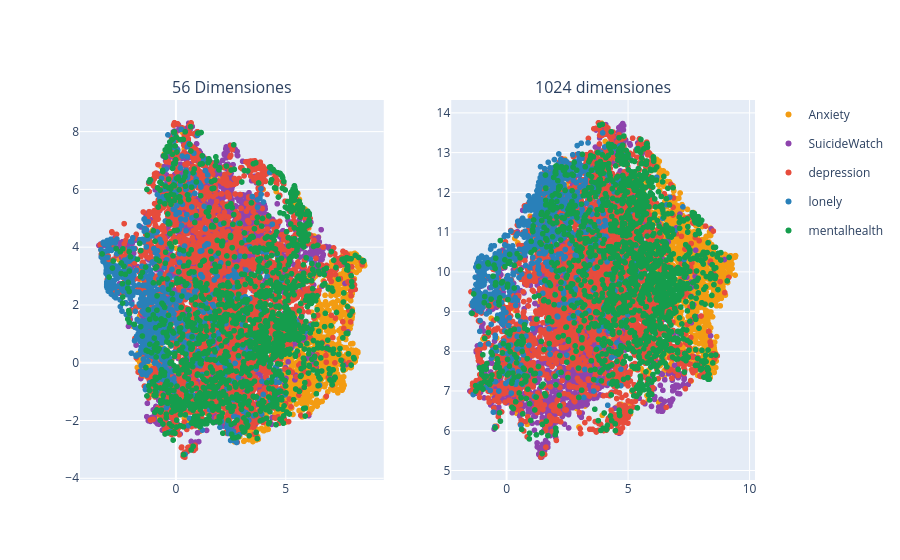

Source (notebook cell):
### Markdown cell above
Se reduce la dimensionalidad con UMAP para facilitar la visualización

### Code cell
def reduce_embeddings(emb_matrix, n_components=2, random_state=42):
    reducer = umap.UMAP(
        n_components=n_components,
        n_neighbors=10,
        min_dist=0.3,
        metric='cosine',
        random_state=random_state
    )
    return reducer.fit_transform(emb_matrix)

coords_56 = reduce_embeddings(X_refined)
coords_1024 = reduce_embeddings(embeddings)

df_viz1 = df.copy()
df_viz1['x'] = coords_56[:, 0]
df_viz1['y'] = coords_56[:, 1]

df_viz2 = df.copy()
df_viz2['x'] = coords_1024[:, 0]
df_viz2['y'] = coords_1024[:, 1]

fig1 = px.scatter(
    df_viz1,
    x = 'x',
    y = 'y',
    color='subreddit',
    hover_data=['year', 'subreddit'],
    labels={
        'x': 'Dimensión 1',
        'y': 'Dimensión 2',
    },
    color_discrete_map={
        'depression': '#e74c3c',
        'Anxiety': '#f39c12',
        'SuicideWatch': '#8e44ad',
        'mentalhealth': "#159d4d",
        'lonely': '#2980b9'
    }
)

fig2 = px.scatter(
    df_viz2,
    x = 'x',
    y = 'y',
    color='subreddit',
    hover_data=['year', 'subreddit'],
    labels={
        'x': 'Dimensión 1',
        'y': 'Dimensión 2',
    },
    color_discrete_map={
        'depression': '#e74c3c',
        'Anxiety': '#f39c12',
        'SuicideWatch': '#8e44ad',
        'mentalhealth': "#159d4d",
        'lonely': '#2980b9'
    }
)

fig = make_subplots(
    rows=1,
    cols=2,
    subplot_titles=("56 Dimensiones", "1024 dimensiones")
)

for trace in fig1.data:
    fig.add_trace(trace, row=1, col=1)

for trace in fig2.data:
    trace.showlegend = False
    fig.add_trace(trace, row=1, col=2)

fig.show()

print("Figura 1: Distribución semántica de usuarios.")

### Figure 1 — Plotly figure (JSON) as saved in the notebook; plotly's stock layout.template omitted (floating-point values rounded to 4 significant figures; data arrays with more than 128 entries replaced by an {"elided": "..."} marker saying what was removed)
{"data": [{"customdata": {"elided": "1529x2 mixed values"}, "hovertemplate": "subreddit=%{customdata[1]}<br>Dimensión 1=%{x}<br>Dimensión 2=%{y}<br>year=%{customdata[0]}<extra></extra>", "legendgroup": "Anxiety", "marker": {"color": "#f39c12", "symbol": "circle"}, "mode": "markers", "name": "Anxiety", "showlegend": true, "type": "scattergl", "x": {"elided": "1529 float values"}, "xaxis": "x", "y": {"elided": "1529 float values"}, "yaxis": "y"}, {"customdata": {"elided": "2595x2 mixed values"}, "hovertemplate": "subreddit=%{customdata[1]}<br>Dimensión 1=%{x}<br>Dimensión 2=%{y}<br>year=%{customdata[0]}<extra></extra>", "legendgroup": "SuicideWatch", "marker": {"color": "#8e44ad", "symbol": "circle"}, "mode": "markers", "name": "SuicideWatch", "showlegend": true, "type": "scattergl", "x": {"elided": "2595 float values"}, "xaxis": "x", "y": {"elided": "2595 float values"}, "yaxis": "y"}, {"customdata": {"elided": "3419x2 mixed values"}, "hovertemplate": "subreddit=%{customdata[1]}<br>Dimensión 1=%{x}<br>Dimensión 2=%{y}<br>year=%{customdata[0]}<extra></extra>", "legendgroup": "depression", "marker": {"color": "#e74c3c", "symbol": "circle"}, "mode": "markers", "name": "depression", "showlegend": true, "type": "scattergl", "x": {"elided": "3419 float values"}, "xaxis": "x", "y": {"elided": "3419 float values"}, "yaxis": "y"}, {"customdata": {"elided": "850x2 mixed values"}, "hovertemplate": "subreddit=%{customdata[1]}<br>Dimensión 1=%{x}<br>Dimensión 2=%{y}<br>year=%{customdata[0]}<extra></extra>", "legendgroup": "lonely", "marker": {"color": "#2980b9", "symbol": "circle"}, "mode": "markers", "name": "lonely", "showlegend": true, "type": "scattergl", "x": {"elided": "850 float values"}, "xaxis": "x", "y": {"elided": "850 float values"}, "yaxis": "y"}, {"customdata": {"elided": "1605x2 mixed values"}, "hovertemplate": "subreddit=%{customdata[1]}<br>Dimensión 1=%{x}<br>Dimensión 2=%{y}<br>year=%{customdata[0]}<extra></extra>", "legendgroup": "mentalhealth", "marker": {"color": "#159d4d", "symbol": "circle"}, "mode": "markers", "name": "mentalhealth", "showlegend": true, "type": "scattergl", "x": {"elided": "1605 float values"}, "xaxis": "x", "y": {"elided": "1605 float values"}, "yaxis": "y"}, {"customdata": {"elided": "1529x2 mixed values"}, "hovertemplate": "subreddit=%{customdata[1]}<br>Dimensión 1=%{x}<br>Dimensión 2=%{y}<br>year=%{customdata[0]}<extra></extra>", "legendgroup": "Anxiety", "marker": {"color": "#f39c12", "symbol": "circle"}, "mode": "markers", "name": "Anxiety", "showlegend": false, "type": "scattergl", "x": {"elided": "1529 float values"}, "xaxis": "x2", "y": {"elided": "1529 float values"}, "yaxis": "y2"}, {"customdata": {"elided": "2595x2 mixed values"}, "hovertemplate": "subreddit=%{customdata[1]}<br>Dimensión 1=%{x}<br>Dimensión 2=%{y}<br>year=%{customdata[0]}<extra></extra>", "legendgroup": "SuicideWatch", "marker": {"color": "#8e44ad", "symbol": "circle"}, "mode": "markers", "name": "SuicideWatch", "showlegend": false, "type": "scattergl", "x": {"elided": "2595 float values"}, "xaxis": "x2", "y": {"elided": "2595 float values"}, "yaxis": "y2"}, {"customdata": {"elided": "3419x2 mixed values"}, "hovertemplate": "subreddit=%{customdata[1]}<br>Dimensión 1=%{x}<br>Dimensión 2=%{y}<br>year=%{customdata[0]}<extra></extra>", "legendgroup": "depression", "marker": {"color": "#e74c3c", "symbol": "circle"}, "mode": "markers", "name": "depression", "showlegend": false, "type": "scattergl", "x": {"elided": "3419 float values"}, "xaxis": "x2", "y": {"elided": "3419 float values"}, "yaxis": "y2"}, {"customdata": {"elided": "850x2 mixed values"}, "hovertemplate": "subreddit=%{customdata[1]}<br>Dimensión 1=%{x}<br>Dimensión 2=%{y}<br>year=%{customdata[0]}<extra></extra>", "legendgroup": "lonely", "marker": {"color": "#2980b9", "symbol": "circle"}, "mode": "markers", "name": "lonely", "showlegend": false, "type": "scattergl", "x": {"elided": "850 float values"}, "xaxis": "x2", "y": {"elided": "850 float values"}, "yaxis": "y2"}, {"customdata": {"elided": "1605x2 mixed values"}, "hovertemplate": "subreddit=%{customdata[1]}<br>Dimensión 1=%{x}<br>Dimensión 2=%{y}<br>year=%{customdata[0]}<extra></extra>", "legendgroup": "mentalhealth", "marker": {"color": "#159d4d", "symbol": "circle"}, "mode": "markers", "name": "mentalhealth", "showlegend": false, "type": "scattergl", "x": {"elided": "1605 float values"}, "xaxis": "x2", "y": {"elided": "1605 float values"}, "yaxis": "y2"}], "layout": {"annotations": [{"font": {"size": 16}, "showarrow": false, "text": "56 Dimensiones", "x": 0.225, "xanchor": "center", "xref": "paper", "y": 1, "yanchor": "bottom", "yref": "paper"}, {"font": {"size": 16}, "showarrow": false, "text": "1024 dimensiones", "x": 0.775, "xanchor": "center", "xref": "paper", "y": 1, "yanchor": "bottom", "yref": "paper"}], "xaxis": {"anchor": "y", "domain": [0, 0.45]}, "xaxis2": {"anchor": "y2", "domain": [0.55, 1]}, "yaxis": {"anchor": "x", "domain": [0, 1]}, "yaxis2": {"anchor": "x2", "domain": [0, 1]}}}
